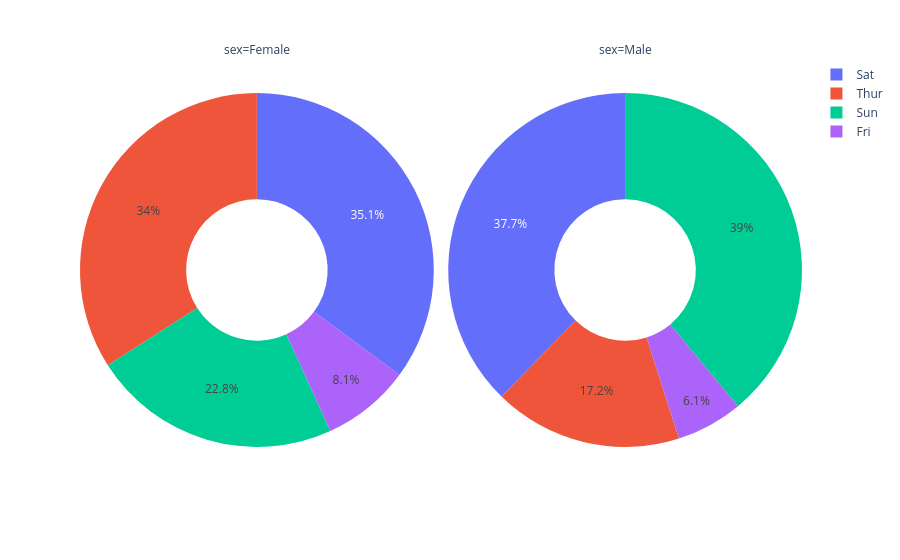

Write notebook code for a chart like this one.
### Code cell
px.pie(tips , names='day',values='total_bill',facet_col='sex' ,hole=0.4 )

### Figure 1 — Plotly figure (JSON) as saved in the notebook; plotly's stock layout.template omitted (floating-point values rounded to 4 significant figures; data arrays with more than 128 entries replaced by an {"elided": "..."} marker saying what was removed)
{"data": [{"domain": {"x": [0, 0.49], "y": [0, 1]}, "hole": 0.4, "hovertemplate": "sex=Female<br>day=%{label}<br>total_bill=%{value}<extra></extra>", "labels": ["Sun", "Sun", "Sun", "Sun", "Sun", "Sun", "Sat", "Sat", "Sat", "Sat", "Sat", "Sat", "Sun", "Sun", "Sat", "Sat", "Sat", "Sat", "Sat", "Sat", "Sat", "Thur", "Thur", "Fri", "Fri", "Fri", "Fri", "Fri", "Sat", "Sat", "Sat", "Sat", "Sat", "Sun", "Sun", "Thur", "Thur", "Thur", "Thur", "Thur", "Thur", "Thur", "Thur", "Thur", "Thur", "Thur", "Thur", "Thur", "Thur", "Thur", "Thur", "Thur", "Thur", "Thur", "Thur", "Thur", "Thur", "Sun", "Sun", "Sun", "Sun", "Sun", "Sat", "Sat", "Sun", "Sun", "Sun", "Thur", "Thur", "Thur", "Thur", "Thur", "Thur", "Thur", "Sat", "Sat", "Sat", "Sat", "Sat", "Fri", "Fri", "Fri", "Fri", "Sat", "Sat", "Sat", "Thur"], "legendgroup": "", "name": "", "showlegend": true, "type": "pie", "values": [16.99, 24.59, 35.26, 14.83, 10.33, 16.97, 20.29, 15.77, 19.65, 15.06, 20.69, 16.93, 10.29, 34.81, 26.41, 16.45, 3.07, 17.07, 26.86, 25.28, 14.73, 10.07, 34.83, 5.75, 16.32, 22.75, 11.35, 15.38, 44.3, 22.42, 20.92, 14.31, 7.25, 25.71, 17.31, 10.65, 12.43, 24.08, 13.42, 12.48, 29.8, 14.52, 11.38, 20.27, 11.17, 12.26, 18.26, 8.51, 10.33, 14.15, 13.16, 17.47, 27.05, 16.43, 8.35, 18.64, 11.87, 29.85, 25.0, 13.39, 16.21, 17.51, 10.59, 10.63, 9.6, 20.9, 18.15, 19.81, 43.11, 13.0, 12.74, 13.0, 16.4, 16.47, 12.76, 13.27, 28.17, 12.9, 30.14, 13.42, 15.98, 16.27, 10.09, 22.12, 35.83, 27.18, 18.78]}, {"domain": {"x": [0.51, 1], "y": [0, 1]}, "hole": 0.4, "hovertemplate": "sex=Male<br>day=%{label}<br>total_bill=%{value}<extra></extra>", "labels": {"elided": "157 str values"}, "legendgroup": "", "name": "", "showlegend": true, "type": "pie", "values": {"elided": "157 float values"}}], "layout": {"annotations": [{"font": {}, "showarrow": false, "text": "sex=Female", "x": 0.245, "xanchor": "center", "xref": "paper", "y": 1, "yanchor": "bottom", "yref": "paper"}, {"font": {}, "showarrow": false, "text": "sex=Male", "x": 0.755, "xanchor": "center", "xref": "paper", "y": 1, "yanchor": "bottom", "yref": "paper"}], "legend": {"tracegroupgap": 0}, "margin": {"t": 60}}}
